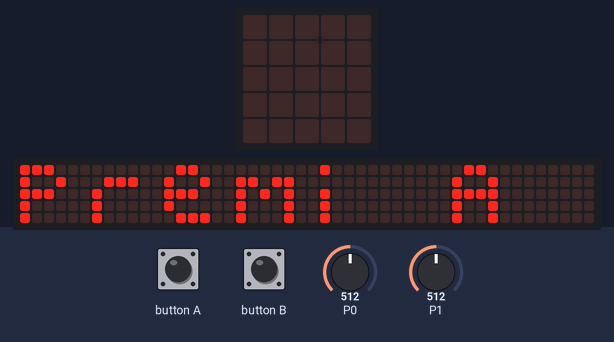
Recording of a program running on a simulated BBC micro:bit (MakeCode). Shown: the board's 5×5 LED display, a strip that is not on the board, showing the scrolling text unrolled. The inputs (shaded band) are chosen by the test bench; at power-on: P1 = 512, P0 = 512 (analog values on the 0–1023 scale). The 48×5 strip is a reading aid, not a part: it shows the text the display is scrolling, unrolled, one strip-width of it at a time.

Above: at 5.0 s.
5.1 s: button B pressed for 0.15 s
At 26.7 s:
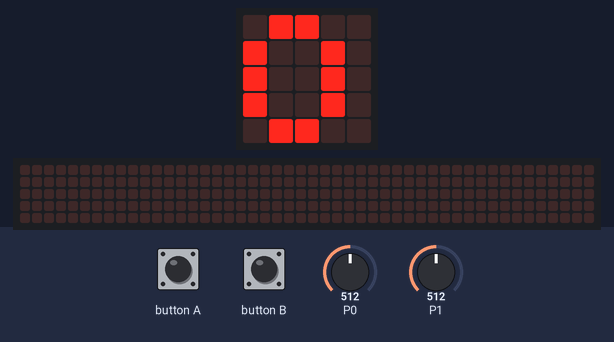
At 27.07 s:
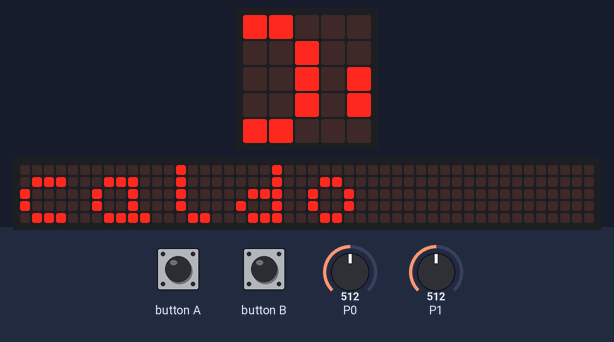
27.8 s: button A pressed for 0.15 s
28.5 s: button B pressed for 0.15 s
29.2 s: P1 set to 82
At 37.42 s:
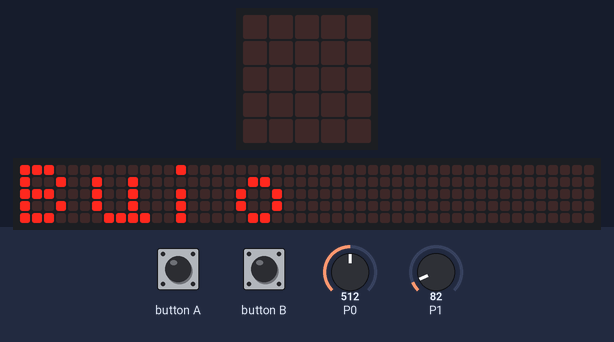
42.4 s: P1 set to 69
49.0 s: button B pressed for 0.15 s
At 51.71 s:
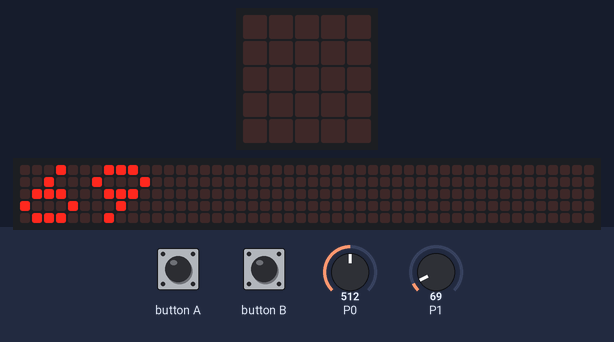

The program:

main.ts
```typescript
function diasplayL () {
    if (L < 1000) {
        basic.showString("Buio")
    } else {
        basic.showString("Luce")
    }
}
input.onButtonPressed(Button.A, function () {
    diasplayL()
})
function diasplayT () {
    if (T >= 75) {
        basic.showString("caldo ")
    } else {
        basic.showString("freddo")
    }
}
input.onButtonPressed(Button.B, function () {
    basic.showNumber(T)
    diasplayT()
})
let T = 0
let L = 0
basic.showString("Premi A per Luce, B per Temp")
loops.everyInterval(10000, function () {
    L = pins.analogReadPin(AnalogPin.P0)
    T = pins.analogReadPin(AnalogPin.P1)
})
basic.forever(function () {

})
```

test.ts
```typescript
// i test vanno qui; questi non saranno compilati quando questo pacchetto viene usato come estensione.
```

Measured:
- after the input at 5.1 s, the display: first differs from a run without the input after 21.0 s (image 1)
- after the input at 49.0 s, the display: changes after 0.15 s (image 4)
- what the display in image 1 shows lasts 0.8 s, from 26.1 s to 26.9 s
- what the display in image 3 shows lasts 0.5 s, from 37.2 s to 37.7 s
